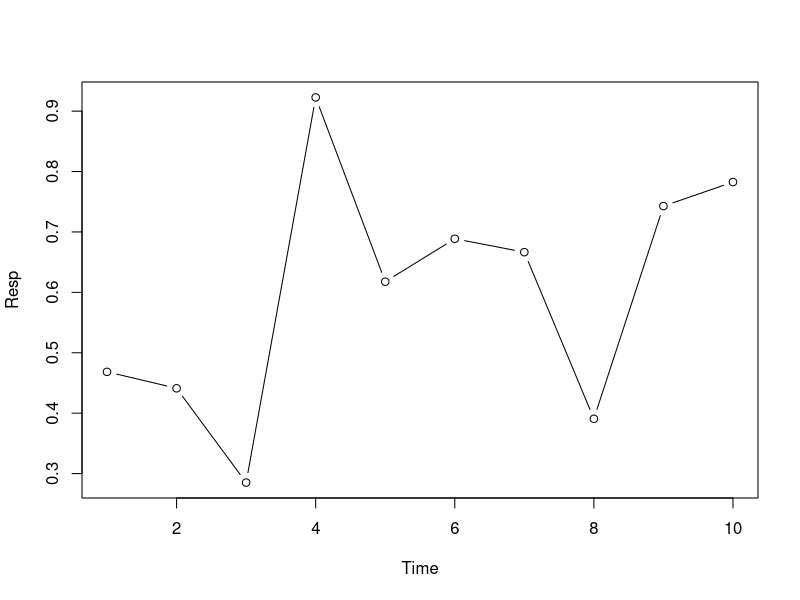

The R script that drew this image:
## ---- chunk 1
# Use comments profusely in your code!
Time <- seq(1,10) #seq makes integer sequence
print(Time)       #show contents
Resp <- runif(10) # get 10 random uniforms
print(Resp)
plot(x=Time, y=Resp, type="b")
